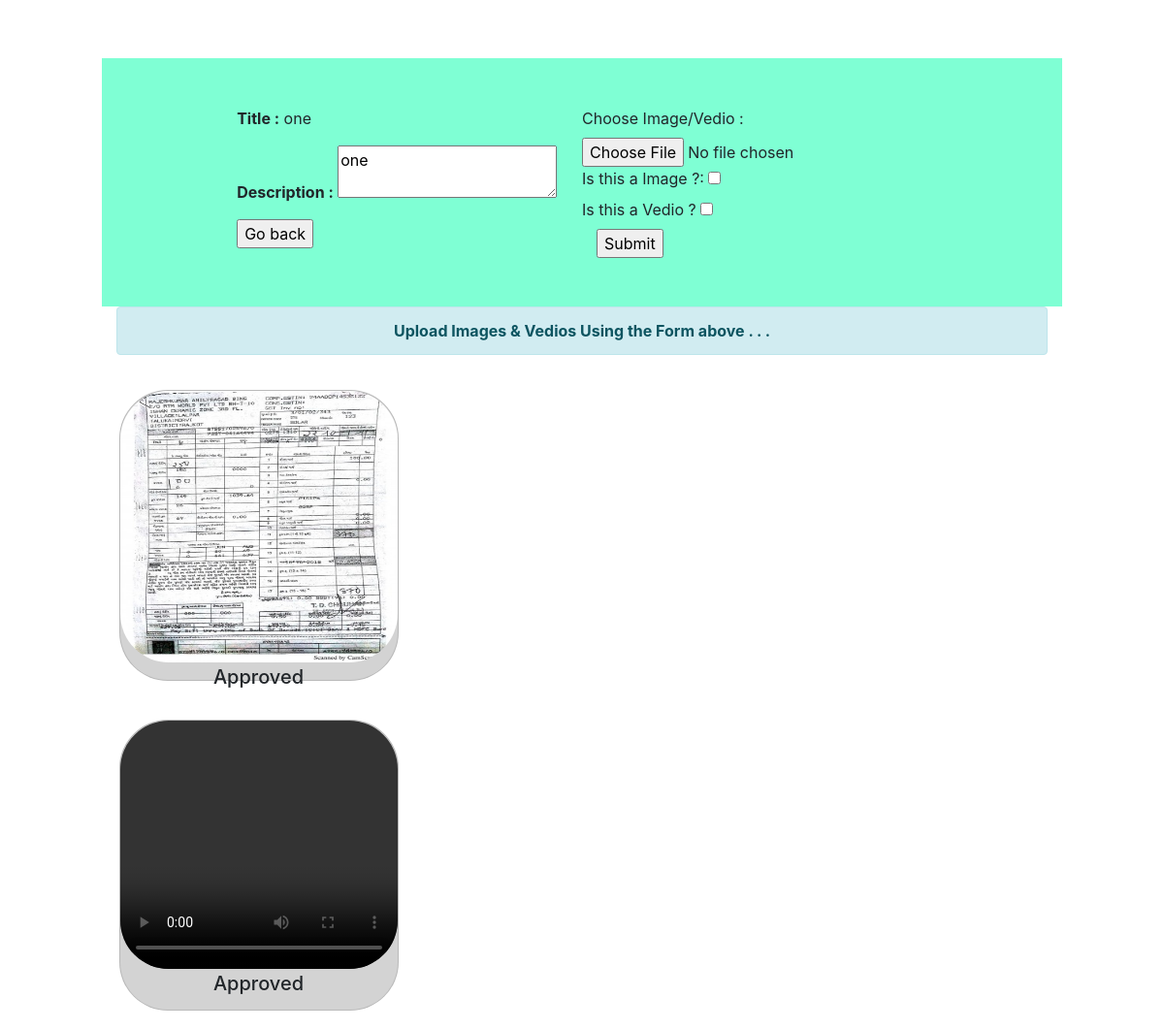
The app's page /home/14/ with its own data.
### myapp/models.py (models this page shows, shortened)
class myapp(models.Model):
    title = models.CharField(max_length=100,default=' ')
    description = models.CharField(max_length=100000,default=' ')
    longitude=models.CharField(max_length=1000,default=0)
    latitude=models.CharField(max_length=1000,default=0)
    placetitle=models.CharField(max_length=100000,default= ' ',blank = True)
    placetitle2=models.CharField(max_length=100000,default=' ',blank = True)
    placetitle3=models.CharField(max_length=100000,default=' ',blank = True)
    placetitle4=models.CharField(max_length=100000,default=' ',blank = True)
    placevalue=models.CharField(max_length=100000,default=' ',blank = True)
    placevalue2=models.CharField(max_length=100000,default=' ',blank = True)
    placevalue3=models.CharField(max_length=100000,default=' ',blank = True)
    placevalue4=models.CharField(max_length=100000,default=' ',blank = True)
    class Meta:
        db_table = 'placeDb'

class imageLoc(models.Model):
    place_id = models.IntegerField()
    imageLocation = models.FileField(upload_to="images/",default=' ',blank = False)
    status = models.CharField(max_length = 1000 , default = " ")
    class Meta:
        db_table = 'imageDb'

class VideoLoc(models.Model):
    place_id = models.IntegerField()
    vedioLocation = models.FileField(upload_to="vedios/",default=' ',blank = False)
    status = models.CharField(max_length = 1000 , default = " ")
    class Meta:
        db_table = 'vedioDb'

### myapp/views.py (the view)
# urls.py: path('home/<int:num>/',views.result,name='result'),
def result(request,num=0,message="Upload Images & Vedios Using the Form above . . ."):
    data = myapp.objects.get(id=num)                                             # loading all the data of place id
    imgData = imageLoc.objects.filter(place_id=int(num),status = "Approved")     # loading all the images and videos with approve status
    vdoData = VideoLoc.objects.filter(place_id=int(num),status = "Approved")
    form = imgVDFileForm()
    res = { "data" : data , "form" : form , "imgData" : imgData , "vdoData" : vdoData, "message" : message }
    return render(request,'search_result.html',{'res':res})                    # rendering results into  search_results

### myapp/templates/search_result.html (shortened to what this page needs)
<!DOCTYPE html>
<html lang="en">
<head>
    <link rel="stylesheet" href="https://stackpath.bootstrapcdn.com/bootstrap/4.3.1/css/bootstrap.min.css"
>
</head>
<body>
    <div class="conatiner" style="">
        <form method="POST" action="{% url 'add_image_data' %}" enctype="multipart/form-data">
            <div class="conatiner" style="width: 100% ;padding-left:10%;padding-right:10%;padding-top:5%; ">
                <div class="row" style="background-color: aquamarine;padding: 50px">
                    <div class="col-1"></div>
                    <div class="col-5">
                        <div class="row">
                            <div class="col-12">
                                <p>
                                    <b> Title :</b> {{ res.data.title }}
                                </p>
                            </div>
                        </div>
                        <div class="row">
                            <div class="col-12">
                                <p>
                                    <b>Description :</b>
                                    <textarea name="description">{{ res.data.description  }}</textarea>
                                </p>
                            </div>
                        </div>
                        <div class="row">
                            <div class="col-12">
                                <div class="button-container">
                                    <a style="text-decoration: none" href="{% url 'home' %}">
                                        <input type="button" class="button" value="Go back"></input>
                                    </a>
                                </div>
                            </div>
                        </div>
                    </div>
                    <div class="col-6">
                        <div class="row">
                            <div class="col-12">
                                <div class="row">
                                    <div class="fieldWrapper">
                                        <label for="{{ res.form.file.id_for_label }}">Choose Image/Vedio :</label>
                                        {{ res.form.file }}
                                    </div>
                                </div>
                                <div class="row">
                                    <div class="fieldWrapper">
                                        <label for="{{ res.form.img.id_for_label }}">Is this a Image ?:</label>
                                        {{ res.form.img }}
                                    </div>
                                </div>
                                <div class="row">
                                    <div class="fieldWrapper">
                                        <label for="{{ res.form.vdo.id_for_label }}">Is this a Vedio ?</label>
                                        {{ res.form.vdo }}
                                    </div>
                                </div>
                            </div>
                        </div>
                        <div class="row">
                            <div class="col-12">
                                <input type="submit">
                            </div>
                        </div>
                    </div>
                </div>
                <div class="alert alert-info" style="text-align: center;">
                    <strong>{{ res.message }}</strong>
                </div>
            </div>
            <div class="">
                <div class="row">
                    <div class="col-1"></div>
                    <div class="col-10 conatiner">
                        <div class="" style="width:100%;">
                            <div id=''>
                                {% for imgvalues in res.imgData %}
                                <div class="" style="padding: 20px; float: left;">
                                    <div class="card"
                                        style="width: 18rem;height: 300px;border-radius: 50px;background-color: lightgrey">
                                        <div class="" style="height: 280px;">
                                            <a href="/static/media/{{ imgvalues.imageLocation  }}">
                                                <img class="card-img-top"
                                                    src="/static/media/{{ imgvalues.imageLocation  }}"
                                                    alt="Card image cap" style="height:100%;border-radius: 50px;">
                                            </a>
                                        </div>
                                        <div class="card-body" style="text-align: center;padding: 3px;">
                                            <h5 class="card-title">{{ imgvalues.status }}</h5>
                                        </div>
                                    </div>
                                </div>
                                {% endfor %}
                            </div>
                        </div>
                    </div>
                    <div class="col-1"></div>
                </div>
            </div>
            <div class="">
                <div class="row">
                    <div class="col-1"></div>
                    <div class="col-10 conatiner">
                        <div class="" style="width:100%;">
                            <div id=''>
                                {% for vdovalues in res.vdoData %}
                                <div class="" style="padding: 20px; float: left;">
                                    <div class="card"
                                        style="width: 18rem;height: 300px;border-radius: 50px;background-color: lightgrey">
                                        <div class="" style="height: 280px;">
                                            <video class="card-img-top" controls
                                                src="/static/media/{{ vdovalues.vedioLocation  }}" alt="Card image cap"
                                                style="height:100%;border-radius: 50px;"></video>
                                        </div>
                                        <div class="card-body" style="text-align: center;padding: 3px;">
                                            <h5 class="card-title">{{ vdovalues.status }}</h5>
                                        </div>
                                    </div>
                                </div>
                                {% endfor %}
                            </div>
                        </div>
                    </div>
                    <div class="col-1"></div>
                </div>
            </div>
        </form>
    </div>
</body>
</html>

### records on screen
myapp: data "one", description "one"
imageLoc: imageLocation (picture), status "Approved"
VideoLoc: status "Approved"

### other values on screen
{{ res.message }} "Upload Images & Vedios Using the Form above . . ."
